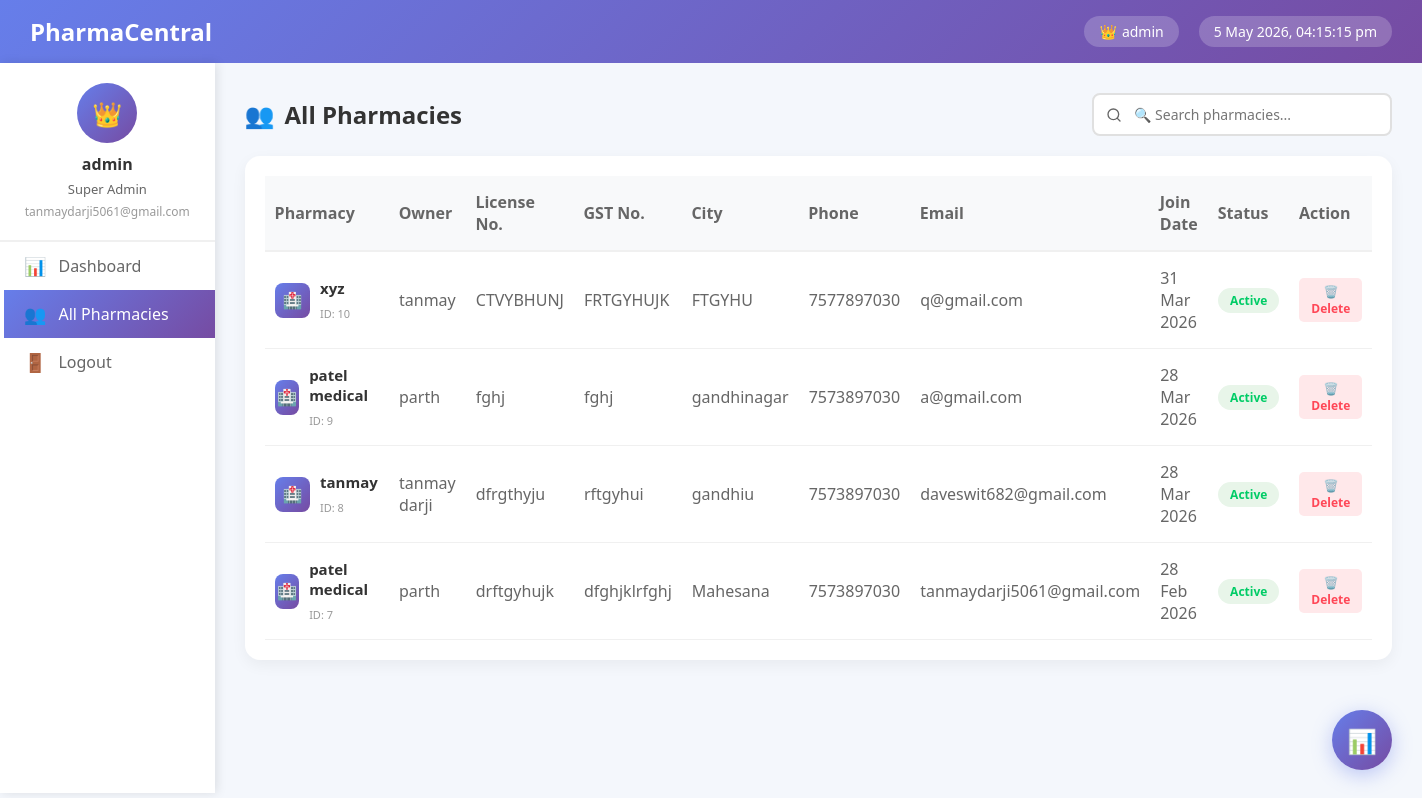
The page /adminpanel/users/ (signed in) on the database its author committed.
### app1/models.py (models this page shows, shortened)
class User(AbstractUser):
    USER_TYPES = (
        ('admin', 'Admin'),
        ('pharmacy_owner', 'Pharmacy Owner'),
        ('pharmacist', 'Pharmacist'),
        ('cashier', 'Cashier'),
    )
    user_type = models.CharField(max_length=20, choices=USER_TYPES, default='cashier')
    phone_number = models.CharField(max_length=15, blank=True)
    profile_picture = models.ImageField(upload_to='profiles/', null=True, blank=True)
    is_active = models.BooleanField(default=True)
    created_at = models.DateTimeField(auto_now_add=True)
    updated_at = models.DateTimeField(auto_now=True)
    groups = models.ManyToManyField(
        'auth.Group',
        verbose_name='groups',
        blank=True,
        help_text='The groups this user belongs to.',
        related_name="pharmacentral_user_set",  # Unique name
        related_query_name="pharmacentral_user",
    )
    user_permissions = models.ManyToManyField(
        'auth.Permission',
        verbose_name='user permissions',
        blank=True,
        help_text='Specific permissions for this user.',
        related_name="pharmacentral_user_set",  # Unique name
        related_query_name="pharmacentral_user",
    )

class Pharmacy(models.Model):
    name = models.CharField(max_length=200)
    owner = models.ForeignKey(User, on_delete=models.CASCADE, related_name='pharmacies')
    license_number = models.CharField(max_length=50, unique=True)
    gst_number = models.CharField(max_length=50, unique=True)
    address = models.TextField()
    city = models.CharField(max_length=100)
    pincode = models.CharField(max_length=10)
    phone = models.CharField(max_length=15)
    email = models.EmailField()
    registration_date = models.DateField(auto_now_add=True)
    is_verified = models.BooleanField(default=False)
    gst_certificate = models.FileField(upload_to='documents/gst/', null=True, blank=True)
    license_document = models.FileField(upload_to='documents/license/', null=True, blank=True)
    owner_id_proof = models.FileField(upload_to='documents/id_proof/', null=True, blank=True)
    owner_photo = models.ImageField(upload_to='profiles/owners/', null=True, blank=True)
    created_at = models.DateTimeField(auto_now_add=True)
    updated_at = models.DateTimeField(auto_now=True)

### adminpanel/views.py (the view, shortened to what this page needs)
# urls.py: path('users/', views.admin_users, name='admin_users'),
@staff_member_required(login_url='admin_login')
def admin_users(request):
    search_query = request.GET.get('search', '')
    status = request.GET.get('status', '')
    page = request.GET.get('page', 1)
    users = User.objects.filter(is_superuser=False).order_by('-date_joined')
    if status == 'active':
        week_ago = timezone.now() - timedelta(days=7)
        users = users.filter(last_login__gte=week_ago)
    elif status == 'inactive':
        week_ago = timezone.now() - timedelta(days=7)
        users = users.filter(Q(last_login__lt=week_ago) | Q(last_login__isnull=True))
    paginator = Paginator(users, 10)
    current_page = paginator.get_page(page)
    from app1.models import Pharmacy
    for user in current_page:
        try:
            user.pharmacy = Pharmacy.objects.get(owner=user)
        except Pharmacy.DoesNotExist:
            user.pharmacy = None
    context = {
        'users': current_page,
        'search_query': search_query,
        'status': status,
        'paginator': paginator,
    }
    return render(request, 'admin-user.html', context)

### adminpanel/templates/admin-user.html (shortened to what this page needs)
<!DOCTYPE html>
<html lang="gu">
<head>
    <link rel="stylesheet" href="https://cdn.jsdelivr.net/npm/sweetalert2@11/dist/sweetalert2.min.css">
</head>
<body>
    <div class="header">
        <div class="logo-area">
            <h1>PharmaCentral</h1>
        </div>
        <div class="admin-info">
            <div class="admin-badge">
                <span>👑</span> {{ user.get_full_name|default:user.username }}
            </div>
            <div class="date-time" id="currentDateTime"></div>
        </div>
    </div>
    <div class="container">
        <div class="sidebar">
            <div class="profile-card">
                <div class="profile-img">👑</div>
                <h3>{{ user.get_full_name|default:user.username }}</h3>
                <p>Super Admin</p>
                <p style="font-size: 12px; color: #999;">{{ user.email }}</p>
            </div>
            <div class="menu">
                <a href="{% url 'admin_dashboard' %}" class="menu-item">
                    <span>📊</span> Dashboard
                </a>
                <a href="{% url 'admin_users' %}" class="menu-item active">
                    <span>👥</span> All Pharmacies
                </a>
                <a href="{% url 'admin_logout' %}" class="menu-item" onclick="return confirm('Are you sure you want to logout?')">
                    <span>🚪</span> Logout
                </a>
            </div>
        </div>
        <div class="main-content">
            <div class="page-header">
                <h2>
                    <span>👥</span> All Pharmacies
                </h2>
                <input type="text" class="search-box" id="searchInput" placeholder="🔍 Search pharmacies..." value="{{ search_query }}">
            </div>
            <div class="pharmacy-table">
                <table id="pharmacyTable">
                    <thead>
                        <tr>
                            <th>Pharmacy</th>
                            <th>Owner</th>
                            <th>License No.</th>
                            <th>GST No.</th>
                            <th>City</th>
                            <th>Phone</th>
                            <th>Email</th>
                            <th>Join Date</th>
                            <th>Status</th>
                            <th>Action</th>
                        </tr>
                    </thead>
                    <tbody>
                        {% for user in users %}
                        <tr id="row-{{ user.id }}">
                            <td>
                                <div class="pharmacy-info">
                                    <div class="pharmacy-icon">🏥</div>
                                    <div class="pharmacy-details">
                                        <h4>{{ user.pharmacy.name|default:"No Pharmacy" }}</h4>
                                        <small>ID: {{ user.id }}</small>
                                    </div>
                                </div>
                            </td>
                            <td>{{ user.get_full_name|default:user.username }}</td>
                            <td>{{ user.pharmacy.license_number|default:"—" }}</td>
                            <td>{{ user.pharmacy.gst_number|default:"—" }}</td>
                            <td>{{ user.pharmacy.city|default:"—" }}</td>
                            <td>{{ user.pharmacy.phone|default:"—" }}</td>
                            <td>{{ user.email }}</td>
                            <td>{{ user.date_joined|date:"d M Y" }}</td>
                            <td>
                                <span class="status-badge {% if user.is_active %}status-active{% else %}status-inactive{% endif %}">
                                    {% if user.is_active %}Active{% else %}Inactive{% endif %}
                                </span>
                            </td>
                            <td>
    <div class="action-buttons">
        <button class="action-btn delete" onclick="deletePharmacy('{{ user.id }}', '{{ user.pharmacy.name|default:user.username }}')">
            🗑️ Delete
        </button>
    </div>
</td>
                        </tr>
                        {% endfor %}
                    </tbody>
                </table>
            </div>
        </div>
    </div>
    <div class="quick-actions">
        <a href="{% url 'admin_dashboard' %}" class="action-btn quick" title="Back to Dashboard">📊</a>
    </div>
</body>
</html>

### adminpanel/templates/admin-user.html (style rules this page uses)
* { margin: 0; padding: 0; box-sizing: border-box; font-family: 'Segoe UI', Tahoma, Geneva, Verdana, sans-serif; }
body { background: #f4f7fc; }
.header { background: linear-gradient(135deg, #667eea 0%, #764ba2 100%); padding: 15px 30px; color: white; display: flex; justify-content: space-between; align-items: center; animation: slideDown 0.5s ease; }
.logo-area h1 { font-size: 24px; }
.admin-info { display: flex; align-items: center; gap: 20px; }
.admin-badge { background: rgba(255,255,255,0.2); padding: 6px 15px; border-radius: 20px; font-size: 14px; display: flex; align-items: center; gap: 5px; }
.date-time { background: rgba(255,255,255,0.2); padding: 6px 15px; border-radius: 20px; font-size: 14px; }
.container { display: flex; min-height: calc(100vh - 70px); animation: slideLeft 0.5s ease; }
.sidebar { width: 250px; background: white; box-shadow: 2px 0 10px rgba(0,0,0,0.1); padding: 20px 0; }
.profile-card { text-align: center; padding: 0 20px 20px; border-bottom: 2px solid #f0f0f0; }
.profile-img { width: 60px; height: 60px; background: linear-gradient(135deg, #667eea 0%, #764ba2 100%); border-radius: 50%; margin: 0 auto 10px; display: flex; justify-content: center; align-items: center; color: white; font-size: 24px; animation: pulse 2s infinite; }
.profile-card h3 { font-size: 16px; color: #333; }
.profile-card p { font-size: 13px; color: #666; margin-top: 5px; }
.menu-item { padding: 12px 20px; display: flex; align-items: center; gap: 12px; color: #666; text-decoration: none; transition: all 0.3s ease; border-left: 4px solid transparent; }
.menu-item.active { background: linear-gradient(135deg, #667eea 0%, #764ba2 100%); color: white; border-left-color: white; }
.menu-item span { font-size: 18px; }
.main-content { flex: 1; padding: 30px; animation: slideRight 0.5s ease; }
.page-header { display: flex; justify-content: space-between; align-items: center; margin-bottom: 20px; flex-wrap: wrap; gap: 15px; }
.page-header h2 { color: #333; font-size: 24px; display: flex; align-items: center; gap: 10px; }
.search-box { width: 300px; padding: 10px 15px; border: 2px solid #e0e0e0; border-radius: 8px; font-size: 14px; transition: all 0.3s ease; background-repeat: no-repeat; background-position: 12px center; background-size: 16px; padding-left: 40px; }
.pharmacy-table { background: white; border-radius: 15px; padding: 20px; box-shadow: 0 5px 15px rgba(0,0,0,0.05); overflow-x: auto; animation: fadeIn 0.5s ease; }
table { width: 100%; border-collapse: collapse; min-width: 1100px; }
th { text-align: left; padding: 15px 10px; color: #666; font-weight: 600; border-bottom: 2px solid #f0f0f0; background: #f8f9fa; }
td { padding: 15px 10px; border-bottom: 1px solid #f0f0f0; color: #666; }
.pharmacy-info { display: flex; align-items: center; gap: 10px; }
.pharmacy-icon { width: 35px; height: 35px; background: linear-gradient(135deg, #667eea 0%, #764ba2 100%); border-radius: 8px; display: flex; align-items: center; justify-content: center; color: white; font-size: 16px; }
.pharmacy-details h4 { color: #333; font-size: 15px; margin-bottom: 3px; }
.pharmacy-details small { color: #999; font-size: 11px; }
.status-badge { padding: 4px 12px; border-radius: 20px; font-size: 12px; font-weight: 600; display: inline-block; }
.status-active { background: #e8f5e9; color: #00cc66; }
.action-buttons { display: flex; gap: 8px; flex-wrap: wrap; }
.action-btn { padding: 5px 12px; border: none; border-radius: 5px; cursor: pointer; font-size: 12px; font-weight: 600; transition: all 0.3s ease; text-decoration: none; display: inline-block; }
.action-btn.delete { background: #ff475720; color: #ff4757; }
.quick-actions { position: fixed; bottom: 30px; right: 30px; z-index: 100; }
.action-btn.quick { width: 60px; height: 60px; background: linear-gradient(135deg, #667eea 0%, #764ba2 100%); border-radius: 50%; display: flex; justify-content: center; align-items: center; color: white; font-size: 24px; box-shadow: 0 5px 20px rgba(102,126,234,0.4); animation: pulse 2s infinite; text-decoration: none; }

### rows shown on the page
User: get_full_name "admin", email "tanmaydarji5061@gmail.com"
User: pharmacy.name "xyz", id "10", get_full_name "tanmay", pharmacy.license_number "CTVYBHUNJ", pharmacy.gst_number "FRTGYHUJK", pharmacy.city "FTGYHU", pharmacy.phone "7577897030", email "q@gmail.com", date_joined "31 Mar 2026", is_active "Active"
User: pharmacy.name "patel medical", id "9", get_full_name "parth", pharmacy.license_number "fghj", pharmacy.gst_number "fghj", pharmacy.city "gandhinagar", pharmacy.phone "7573897030", email "a@gmail.com", date_joined "28 Mar 2026", is_active "Active"
User: pharmacy.name "tanmay", id "8", get_full_name "tanmay darji", pharmacy.license_number "dfrgthyju", pharmacy.gst_number "rftgyhui", pharmacy.city "gandhiu", pharmacy.phone "7573897030", email "daveswit682@gmail.com", date_joined "28 Mar 2026", is_active "Active"
User: pharmacy.name "patel medical", id "7", get_full_name "parth", pharmacy.license_number "drftgyhujk", pharmacy.gst_number "dfghjklrfghj", pharmacy.city "Mahesana", pharmacy.phone "7573897030", email "tanmaydarji5061@gmail.com", date_joined "28 Feb 2026", is_active "Active"
